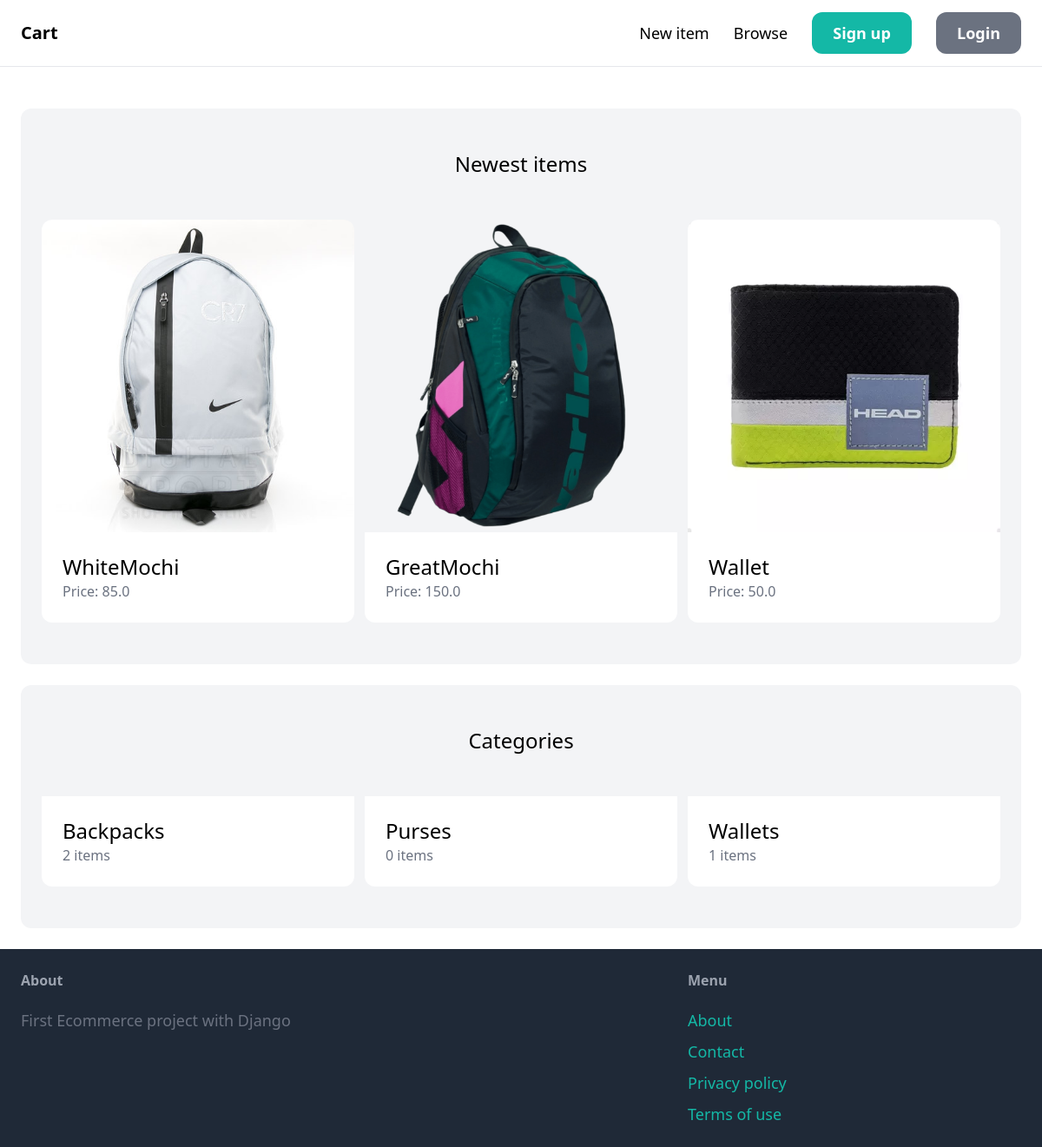
The page / on the database its author committed.
### item/models.py (models this page shows, shortened)
class Item(models.Model):
  category = models.ForeignKey(Category, related_name='items', on_delete=models.CASCADE)
  name = models.CharField(max_length=255)
  description = models.TextField(blank=True, null=True)
  price = models.FloatField()
  image = models.ImageField(upload_to='item_images', blank=True, null=True)
  is_sold = models.BooleanField(default=False)
  created_by = models.ForeignKey(User, related_name='items', on_delete=models.CASCADE)
  created_at = models.DateTimeField(auto_now_add=True)

class Category(models.Model):
  name = models.CharField(max_length=255)
  class Meta:
    ordering = ('name',)
    verbose_name_plural = 'Categories'

### core/views.py (the view)
# urls.py: path('', views.index, name='index'),
def index(request):
  items = Item.objects.filter(is_sold=False)[0:6]
  categories = Category.objects.all()
  return render(request, 'core/index.html',
                {
                  'items': items,
                  'categories': categories,
                })

### core/templates/core/index.html (shortened to what this page needs)
{% extends 'core/base.html'%}
{% block content %}
  <div class="mt-6 px-6 py-12 bg-gray-100 rounded-xl">
    <h2 class="mb-12 text-2xl text-center">Newest items</h2>
    <div class="grid grid-cols-3 gap-3">
      {% for item in items%}
        <div>
          <a href="{% url 'item:detail' item.id %}">
            <div>
              <img src="{{ item.image.url }}" class="rounded-t-xl">
            </div>
            <div class="p-6 bg-white rounded-b-xl">
              <h2 class="text-2xl">{{item.name}}</h2>
              <p class="text-gray-500">Price: {{item.price}}</p>
            </div>
          </a>
        </div>
      {% endfor %}
    </div>
  </div>
  <div class="mt-6 px-6 py-12 bg-gray-100 rounded-xl">
    <h2 class="mb-12 text-2xl text-center">Categories</h2>
    <div class="grid grid-cols-3 gap-3">
      {% for category in categories%}
        <div>
          <a href="#">
            <div class="p-6 bg-white rounded-b-xl">
              <h2 class="text-2xl">{{category.name}}</h2>
              <p class="text-gray-500">{{category.items.count}} items</p>
            </div>
          </a>
        </div>
      {% endfor %}
    </div>
  </div>
{% endblock %}

### core/templates/core/base.html (shortened to what this page needs)
<!DOCTYPE html>
<html lang="en">
<head>
  <script src="https://cdn.tailwindcss.com"></script>
</head>
<body>
  <nav class="py-6 px-6 flex justify-between items-center border-b boder-gray-200">
    <a href="/" class="text-xl font-semibold">Cart</a>
    <div class="space-x-6">
      <a href="{% url 'item:new' %}" class="text-lg fton-semibold hover:text-gray-500">New item</a>
      <a href="{% url 'item:items' %}" class="text-lg fton-semibold hover:text-gray-500">Browse</a>
      {% if request.user.is_authenticated %}
        <a href="{% url 'conversation:inbox' %}" class="px-6 py-3 text-lg font-semibold bg-teal-500 text-white rounded-xl hover:bg-teal-700">Inbox</a>
        <a href="{% url 'dashboard:index' %}" class="px-6 py-3 text-lg font-semibold bg-gray-500 text-white rounded-xl hover:bg-gray-700">Dashboard</a>
      {% else %}
        <a href="{% url 'core:signup' %}" class="px-6 py-3 text-lg font-semibold bg-teal-500 text-white rounded-xl hover:bg-teal-700">Sign up</a>
        <a href="{% url 'core:login' %}" class="px-6 py-3 text-lg font-semibold bg-gray-500 text-white rounded-xl hover:bg-gray-700">Login</a>
      {% endif %}
    </div>
  </nav>
  <div class="px-6 py-6">
    {% block content %}
    {% endblock %}
  </div>
  <footer class="py-6 px-6 flex justify-between bg-gray-800">
    <div class="w-2/3 pr-10">
      <h3 class="mb-5 font-semibold text-gray-400">About</h3>
      <p class="text-lg text-gray-500">First Ecommerce project with Django</p>
    </div>
    <div class="w-1/3">
      <h3 class="mb-5 font-semibold text-gray-400">Menu</h3>
      <ul class="space-y-2">
        <li><a href="#" class="text-lg text-teal-500 hover:text-teal-700">About</a></li>
        <li><a href="{% url 'core:contact' %}" class="text-lg text-teal-500 hover:text-teal-700">Contact</a></li>
        <li><a href="#" class="text-lg text-teal-500 hover:text-teal-700">Privacy policy</a></li>
        <li><a href="#" class="text-lg text-teal-500 hover:text-teal-700">Terms of use</a></li>
      </ul>
    </div>
  </footer>
</body>
</html>

### rows shown on the page
Item: image (picture), name "WhiteMochi", price "85.0"
Item: image (picture), name "GreatMochi", price "150.0"
Item: image (picture), name "Wallet", price "50.0"
Category: name "Backpacks", items.count "2"
Category: name "Purses", items.count "0"
Category: name "Wallets", items.count "1"
